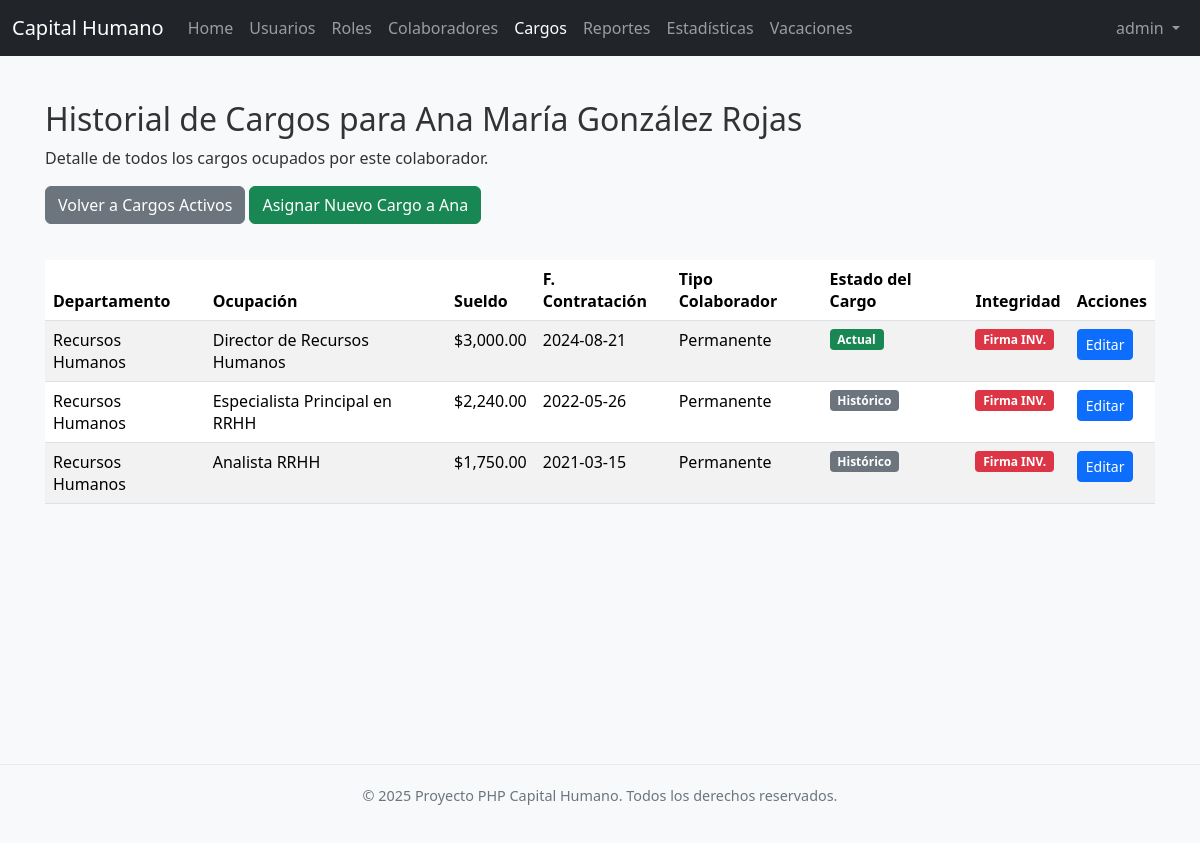
Page /cargos/ver_historial.php?id_colaborador=2 (signed in) on the committed database.
### tables this page shows
CREATE TABLE IF NOT EXISTS `colaboradores` (
  `id_colaborador` int NOT NULL AUTO_INCREMENT,
  `primer_nombre` varchar(100) NOT NULL,
  `segundo_nombre` varchar(100) DEFAULT NULL,
  `primer_apellido` varchar(100) NOT NULL,
  `segundo_apellido` varchar(100) DEFAULT NULL,
  `sexo` enum('M','F','Otro') NOT NULL,
  `identificacion` varchar(20) NOT NULL,
  `fecha_nacimiento` date NOT NULL,
  `correo_personal` varchar(255) DEFAULT NULL,
  `telefono` varchar(20) DEFAULT NULL,
  `celular` varchar(20) DEFAULT NULL,
  `direccion` text,
  `ruta_foto_perfil` varchar(255) DEFAULT NULL,
  `ruta_historial_academico_pdf` varchar(255) DEFAULT NULL,
  `fecha_creacion` timestamp NULL DEFAULT CURRENT_TIMESTAMP,
  `activo` tinyint(1) DEFAULT '1',
  `estatus_id` int NOT NULL DEFAULT '4',
  `fecha_ingreso` date NOT NULL,
  `fecha_salida` date DEFAULT NULL,
  PRIMARY KEY (`id_colaborador`),
  UNIQUE KEY `identificacion` (`identificacion`),
  KEY `colaborador_fk` (`estatus_id`)
);

CREATE TABLE IF NOT EXISTS `cargos` (
  `id_cargo` int NOT NULL AUTO_INCREMENT,
  `id_colaborador` int NOT NULL,
  `id_departamento` int NOT NULL,
  `id_ocupacion` int NOT NULL,
  `sueldo` decimal(10,2) NOT NULL,
  `fecha_contratacion` date NOT NULL,
  `tipo_colaborador` enum('Permanente','Eventual','Interino') NOT NULL,
  `activo_en_cargo` tinyint(1) DEFAULT '1',
  `firma_datos` text,
  `fecha_firma` datetime DEFAULT NULL,
  PRIMARY KEY (`id_cargo`),
  KEY `id_colaborador` (`id_colaborador`),
  KEY `id_departamento` (`id_departamento`),
  KEY `id_ocupacion` (`id_ocupacion`)
);

CREATE TABLE IF NOT EXISTS `departamentos` (
  `id_departamento` int NOT NULL AUTO_INCREMENT,
  `nombre_departamento` varchar(100) NOT NULL,
  PRIMARY KEY (`id_departamento`),
  UNIQUE KEY `nombre_departamento` (`nombre_departamento`)
);

CREATE TABLE IF NOT EXISTS `ocupaciones` (
  `id_ocupacion` int NOT NULL AUTO_INCREMENT,
  `nombre_ocupacion` varchar(100) NOT NULL,
  PRIMARY KEY (`id_ocupacion`),
  UNIQUE KEY `nombre_ocupacion` (`nombre_ocupacion`)
);

### colaboradores/funciones.php (called while the page is built, shortened)
<?php
require_once __DIR__ . '/../config.php';
require_once __DIR__ . '/../usuarios/funciones.php';
function getColaboradorById($link, $id) {
    $colaborador = null;
    $sql = "SELECT * FROM colaboradores WHERE id_colaborador = ?";
    if ($stmt = mysqli_prepare($link, $sql)) {
        mysqli_stmt_bind_param($stmt, "i", $id);
        if (mysqli_stmt_execute($stmt)) {
            $result = mysqli_stmt_get_result($stmt);
            if (mysqli_num_rows($result) == 1) {
                $colaborador = mysqli_fetch_assoc($result);
            }
        }
    }
    return $colaborador;
}
?>

### cargos/funciones.php (called while the page is built, shortened)
<?php
require_once __DIR__ . '/../config.php';
require_once __DIR__ . '/../usuarios/funciones.php';
require_once __DIR__ . '/../colaboradores/funciones.php';
function verificarFirmaCargo($data_to_verify, $signature_b64) {
    $public_key = openssl_pkey_get_public(file_get_contents(PUBLIC_KEY_PATH));
    if (!$public_key) {
        return false;
    }
    $serialized_data = json_encode($data_to_verify);
    $signature = base64_decode($signature_b64);
    $result = openssl_verify($serialized_data, $signature, $public_key, OPENSSL_ALGO_SHA256);
    return ($result === 1);
}
function getHistorialCargosColaborador($link, $id_colaborador) {
    $historial = [];
    $sql = "SELECT c.id_cargo, c.id_colaborador, c.id_departamento, c.id_ocupacion, CONCAT(col.primer_nombre, ' ', col.segundo_nombre, ' ', col.primer_apellido, ' ', col.segundo_apellido) AS nombre_colaborador,
                   d.nombre_departamento, o.nombre_ocupacion,
                   c.sueldo, c.fecha_contratacion,
                   c.tipo_colaborador, c.activo_en_cargo, c.firma_datos, c.fecha_firma
            FROM cargos c
            JOIN colaboradores col ON c.id_colaborador = col.id_colaborador
            JOIN departamentos d ON c.id_departamento = d.id_departamento
            JOIN ocupaciones o ON c.id_ocupacion = o.id_ocupacion
            WHERE c.id_colaborador = ?
            ORDER BY c.fecha_contratacion DESC";
    if ($stmt = mysqli_prepare($link, $sql)) {
        mysqli_stmt_bind_param($stmt, "i", $id_colaborador);
        if (mysqli_stmt_execute($stmt)) {
            $result = mysqli_stmt_get_result($stmt);
            while ($row = mysqli_fetch_assoc($result)) {
                $historial[] = $row;
            }
        }
    }
    return $historial;
}
?>

### cargos/ver_historial.php (the view, shortened to what this page needs)
<?php
require_once '../config.php';
require_once 'funciones.php';
require_once '../colaboradores/funciones.php';
require_once '../classes/Footer.php';
require_once '../includes/navbar.php';
$id_colaborador = null;
$nombre_colaborador_display = "";
$historial_cargos = [];
if (isset($_GET["id_colaborador"]) && !empty(trim($_GET["id_colaborador"]))) {
    $id_colaborador = trim($_GET["id_colaborador"]);
    $colaborador_info = getColaboradorById($link, $id_colaborador);
    if ($colaborador_info) {
        $nombre_colaborador_display = htmlspecialchars($colaborador_info['primer_nombre'] . ' ' . ($colaborador_info['segundo_nombre'] ?? '') . ' ' . $colaborador_info['primer_apellido'] . ' ' . ($colaborador_info['segundo_apellido'] ?? ''));
    } else {
        $nombre_colaborador_display = "Colaborador Desconocido";
        mysqli_close($link);
        header("location: index.php?msg=error_colaborador_notfound");
        exit();
    }
    $historial_cargos = getHistorialCargosColaborador($link, $id_colaborador);
} else {
    mysqli_close($link);
    header("location: index.php?msg=error");
    exit();
}
?>
<!DOCTYPE html>
<html lang="es">
<head>
    <link href="https://cdn.jsdelivr.net/npm/bootstrap@5.3.3/dist/css/bootstrap.min.css" rel="stylesheet">
    <link rel="stylesheet" href="../css/style.css">
</head>
<body>
    <div class="container mt-4 content-wrapper">
        <h2>Historial de Cargos para <?php echo $nombre_colaborador_display; ?></h2>
        <p>Detalle de todos los cargos ocupados por este colaborador.</p>
        <a href="index.php" class="btn btn-secondary mb-3">Volver a Cargos Activos</a>
        <a href="crear.php?id_colaborador=<?php echo htmlspecialchars($id_colaborador); ?>" class="btn btn-success mb-3">Asignar Nuevo Cargo a <?php echo htmlspecialchars($colaborador_info['primer_nombre'] ?? ''); ?></a>
        <?php if (!empty($historial_cargos)): ?>
            <div class="table-responsive">
                <table class="table table-striped table-hover">
                    <thead>
                        <tr>
                            <th>Departamento</th>
                            <th>Ocupación</th>
                            <th>Sueldo</th>
                            <th>F. Contratación</th>
                            <th>Tipo Colaborador</th>
                            <th>Estado del Cargo</th>
                            <th>Integridad</th> <th>Acciones</th>
                        </tr>
                    </thead>
                    <tbody>
                        <?php foreach ($historial_cargos as $cargo): ?>
                            <tr>
                                <td><?php echo htmlspecialchars($cargo['nombre_departamento'] ?? ''); ?></td>
                                <td><?php echo htmlspecialchars($cargo['nombre_ocupacion'] ?? ''); ?></td>
                                <td>$<?php echo number_format($cargo['sueldo'] ?? 0, 2); ?></td>
                                <td><?php echo htmlspecialchars($cargo['fecha_contratacion'] ?? ''); ?></td>
                                <td><?php echo htmlspecialchars($cargo['tipo_colaborador'] ?? ''); ?></td>
                                <td>
                                    <?php if (($cargo['activo_en_cargo'] ?? 0) == 1): ?>
                                        <span class="badge bg-success">Actual</span>
                                    <?php else: ?>
                                        <span class="badge bg-secondary">Histórico</span>
                                    <?php endif; ?>
                                </td>
                                <td>
                                    <?php
                                        $data_for_verification = [
                                            'id_colaborador' => $cargo['id_colaborador'],
                                            'id_departamento' => $cargo['id_departamento'],
                                            'id_ocupacion' => $cargo['id_ocupacion'],
                                            'sueldo' => (float)($cargo['sueldo'] ?? 0),
                                            'fecha_contratacion' => $cargo['fecha_contratacion'],
                                            'tipo_colaborador' => $cargo['tipo_colaborador'],
                                            'timestamp' => $cargo['fecha_firma']
                                        ];
                                        if (!empty($cargo['firma_datos']) && verificarFirmaCargo($data_for_verification, $cargo['firma_datos'])) {
                                            echo '<span class="badge bg-success">Firmado OK</span>';
                                        } elseif (!empty($cargo['firma_datos'])) {
                                            echo '<span class="badge bg-danger">Firma INV.</span>';
                                        } else {
                                            echo '<span class="badge bg-secondary">Sin Firma</span>';
                                        }
                                    ?>
                                </td>
                                <td>
                                    <a href="editar.php?id_cargo=<?php echo $cargo['id_cargo']; ?>" class="btn btn-primary btn-sm">Editar</a>
                                </td>
                            </tr>
                        <?php endforeach; ?>
                    </tbody>
                </table>
            </div>
        <?php else: ?>
            <div class="alert alert-info">No hay historial de cargos para este colaborador.</div>
        <?php endif; ?>
    </div>
    <?php
    if (class_exists('Footer')) {
        $footer = new Footer();
        $footer->render();
    } else {
        echo '<footer class="footer">';
        echo '  <div class="container">';
        echo '      <p>&copy; ' . date("Y") . ' Proyecto PHP Capital Humano. Todos los derechos reservados.</p>';
        echo '  </div>';
        echo '</footer>';
    }
    ?>
</body>
</html>

### css/style.css (style rules this page uses)
body { font-family: 'Segoe UI', 'Helvetica Neue', Arial, sans-serif; margin: 0; color: #333; display: flex; flex-direction: column; min-height: 100vh; overflow-x: hidden; background-color: #f8f9fa; }
.content, .content-wrapper { flex: 1; overflow-y: auto; padding: 20px 15px; min-height: calc(100vh - 56px - 60px); }

### cargos/ver_historial.php (style rules this page uses)
body { display: flex; flex-direction: column; min-height: 100vh; }
.content-wrapper { flex: 1; padding-bottom: 50px; }
.table-responsive { margin-top: 20px; }
.badge.bg-success, .badge.bg-secondary, .badge.bg-danger { padding: .35em .65em; border-radius: .25rem; font-size: .75em; font-weight: 700; }

### rows in the picture
colaboradores: nombre_colaborador_display "Ana María González Rojas", primer_nombre "Ana"
cargos: id_departamento.nombre_departamento "Recursos Humanos", id_ocupacion.nombre_ocupacion "Director de Recursos Humanos", sueldo "3,000.00", fecha_contratacion "2024-08-21", tipo_colaborador "Permanente", activo_en_cargo "Actual", shows "Firma INV."
cargos: id_departamento.nombre_departamento "Recursos Humanos", id_ocupacion.nombre_ocupacion "Especialista Principal en RRHH", sueldo "2,240.00", fecha_contratacion "2022-05-26", tipo_colaborador "Permanente", activo_en_cargo "Histórico", shows "Firma INV."
cargos: id_departamento.nombre_departamento "Recursos Humanos", id_ocupacion.nombre_ocupacion "Analista RRHH", sueldo "1,750.00", fecha_contratacion "2021-03-15", tipo_colaborador "Permanente", activo_en_cargo "Histórico", shows "Firma INV."

### other values in the picture
$_SESSION["username"] "admin"
